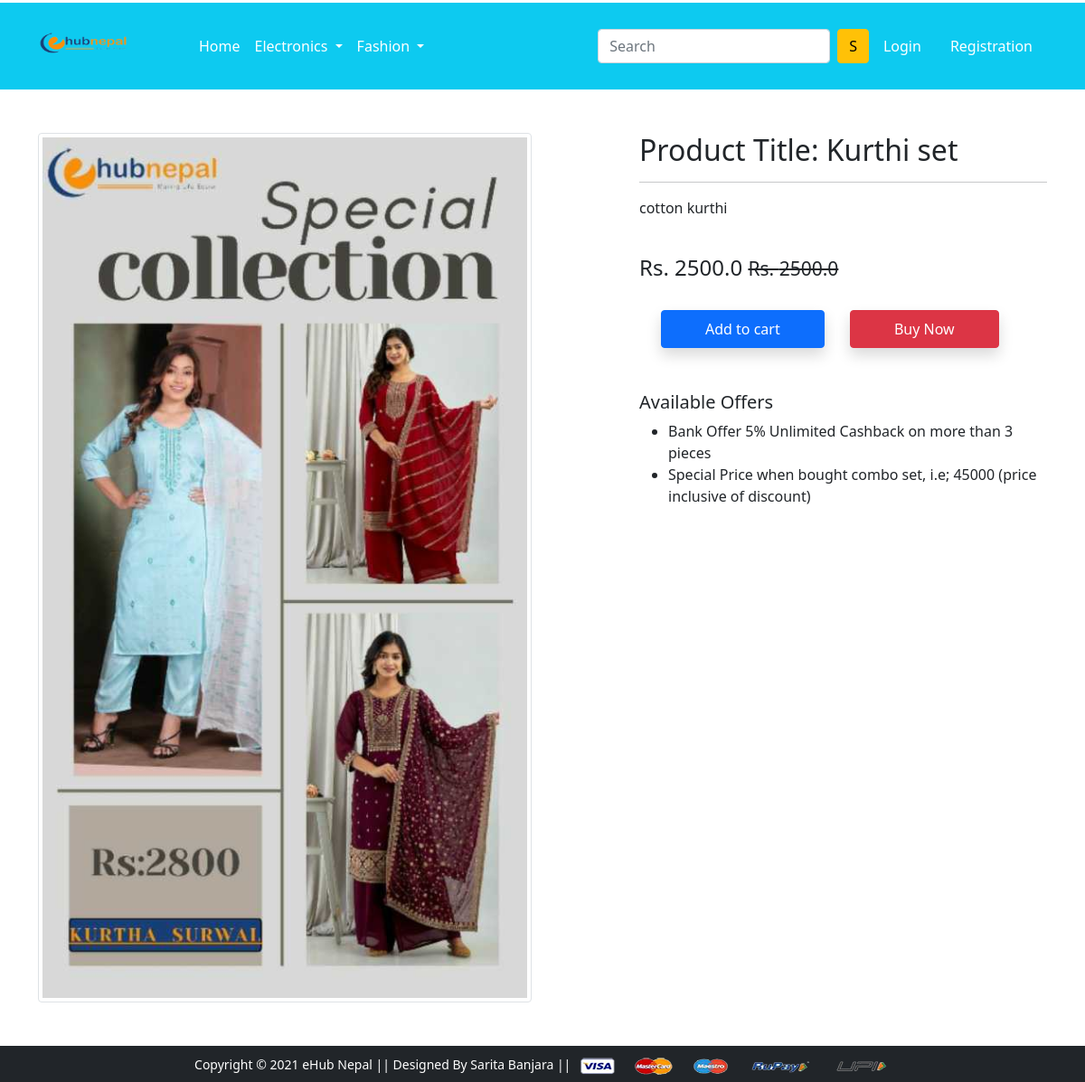
The page /product-detail/5/ on the database its author committed.
### app/models.py (models this page shows, shortened)
class Product(models.Model):
    title = models.CharField(max_length=100)
    selling_price = models.FloatField()
    discounted_price = models.FloatField()
    description = models.TextField()
    brand = models. CharField(max_length=100)
    category = models.CharField(choices=CATEGORY_CHOICES, max_length=2)
    product_image = models.ImageField(upload_to='produtimg')

### app/views.py (the view)
# urls.py: path('product-detail/<int:pk>/', views.ProductDetailView.as_view(), name='product-detail'),
class ProductDetailView(View):
  def get(self, request, pk):
    product = Product.objects.get(pk =pk)
    return render(request, 'app/productdetail.html',
        {'product':product})

### app/templates/app/productdetail.html (shortened to what this page needs)
{% extends 'app/base.html' %} {% load static %}
{% block main-content %}
<div class="container my-5">
  <div class="row">
    <div class="col-sm-6 text-center align-self-center">
      <img
        src="{{product.product_image.url}}"
        alt=""
        class="img-fluid img-thumbnail"
      />
    </div>
    <div class="col-sm-5 offset-sm-1">
      <h2>Product Title: {{product.title}}</h2>
      <hr />
      <p>{{product.description}}</p>
      <br />
      <h4>
        Rs. {{product.selling_price}}
        <small class="fw-light text-decoration-line-through">Rs. {{product.selling_price}}</small>
      </h4>
      <br />
      <form action="/add-to-cart" class="d-inline">
      <button type="submit" class="btn btn-primary shadow px-5 py-2 ms-4">Add to cart</button>
      </form>
      <a href="{% url 'buy-now' %}" class="btn btn-danger shadow px-5 py-2 ms-4">Buy Now</a>
      <h5 class="mt-5">Available Offers</h5>
      <ul>
        <li>Bank Offer 5% Unlimited Cashback on more than 3 pieces</li>
        <li>
          Special Price when bought combo set, i.e; 45000 (price inclusive of
          discount)
        </li>
      </ul>
    </div>
  </div>
</div>
{% endblock main-content %}

### rows shown on the page
Product: product_image (picture), title "Kurthi set", description "cotton kurthi", selling_price "2500.0"
